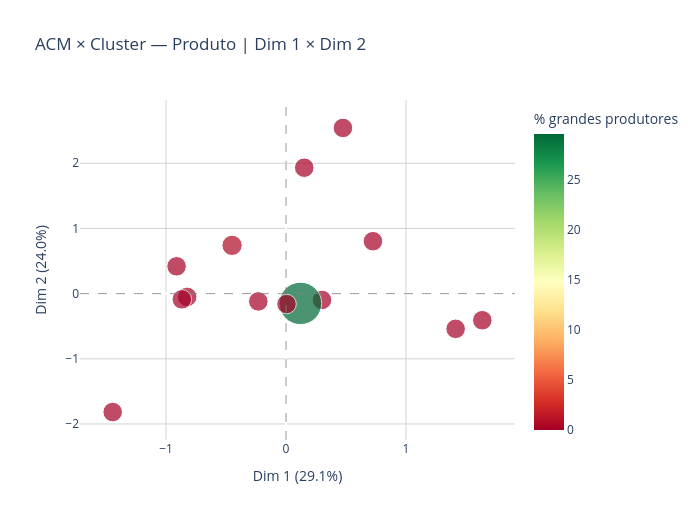
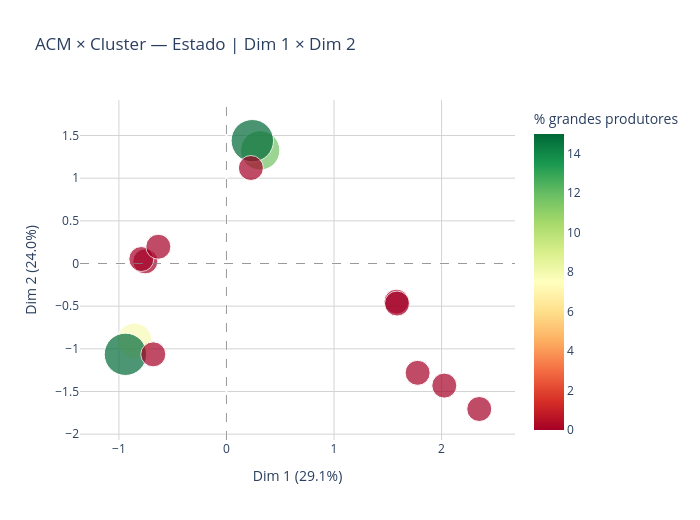

The code cell stored with these charts, in order, in its notebook:
### Code cell
for var, titulo in [('produto', 'Produto'), ('estado', 'Estado')]:
    df_var = coords_retidas_plot_cluster[coords_retidas_plot_cluster['variavel'] == var]

    fig4 = px.scatter(
        df_var,
        x='Dim 1',
        y='Dim 2',
        color='pct_cluster1',
        size='tamanho',
        size_max=30,
        color_continuous_scale='RdYlGn',
        hover_name=df_var.index,
        hover_data={'pct_cluster1': ':.1f', 'variavel': False, 'tamanho': False},
        title=f'ACM × Cluster — {titulo} | Dim 1 × Dim 2',
        labels={
            'Dim 1': f'Dim 1 ({acm.percentage_of_variance_[0]:.1f}%)',
            'Dim 2': f'Dim 2 ({acm.percentage_of_variance_[1]:.1f}%)',
            'pct_cluster1': '% grandes produtores'
        },
        width=700,
        height=520
    )
    fig4.add_hline(y=0, line_dash='dash', line_color='gray', line_width=0.8)
    fig4.add_vline(x=0, line_dash='dash', line_color='gray', line_width=0.8)
    fig4.update_layout(
        plot_bgcolor='white',
        xaxis=dict(showgrid=True, gridcolor='lightgray'),
        yaxis=dict(showgrid=True, gridcolor='lightgray')
    )
    fig4.show()
    pio.write_html(fig4, f'../outputs/acm_mapa_fatorial_cluster_{var}.html')

### Figure 1 — Plotly figure (JSON) as saved in the notebook; plotly's stock layout.template omitted (floating-point values rounded to 4 significant figures)
{"data": [{"customdata": [[0, "produto", 8], [0, "produto", 8], [0, "produto", 8], [0, "produto", 8], [0, "produto", 8], [0, "produto", 8], [0, "produto", 8], [0, "produto", 8], [0, "produto", 8], [0.6, "produto", 8.6], [0, "produto", 8], [0, "produto", 8], [29.6, "produto", 37.6], [0, "produto", 8]], "hovertemplate": "<b>%{hovertext}</b><br><br>Dim 1 (29.1%)=%{x}<br>Dim 2 (24.0%)=%{y}<br>% grandes produtores=%{marker.color:.1f}<extra></extra>", "hovertext": ["acido graxo de oleo de palma / dende", "acido graxo de oleo de soja", "gordura bovina", "gordura de frango", "gordura de porco", "oleo de algodao (gossypium hirsut)", "oleo de colza/canola (bressica campestris)", "oleo de fritura usado", "oleo de girassol (hellanthus annus)", "oleo de milho", "oleo de palma/dende (elaeis guineensis ou elaeis o", "oleo de palmiste", "oleo de soja (glycine max)", "outros materiais graxos"], "legendgroup": "", "marker": {"color": [0.0, 0.0, 0.0, 0.0, 0.0, 0.0, 0.0, 0.0, 0.0, 0.6, 0.0, 0.0, 29.6, 0.0], "coloraxis": "coloraxis", "size": [8.0, 8.0, 8.0, 8.0, 8.0, 8.0, 8.0, 8.0, 8.0, 8.6, 8.0, 8.0, 37.6, 8.0], "sizemode": "area", "sizeref": 0.04178, "symbol": "circle"}, "mode": "markers", "name": "", "orientation": "v", "showlegend": false, "type": "scatter", "x": [-0.9122, 0.1517, 0.2998, -0.8242, -0.8683, 0.7243, -1.445, -0.231, 0.4744, -0.4498, 1.636, 1.414, 0.1203, 0.004027], "xaxis": "x", "y": [0.4186, 1.932, -0.0972, -0.05024, -0.08791, 0.804, -1.817, -0.1196, 2.542, 0.7401, -0.4084, -0.5405, -0.15, -0.1597], "yaxis": "y"}], "layout": {"coloraxis": {"colorbar": {"title": {"text": "% grandes produtores"}}, "colorscale": [[0, "rgb(165,0,38)"], [0.1, "rgb(215,48,39)"], [0.2, "rgb(244,109,67)"], [0.3, "rgb(253,174,97)"], [0.4, "rgb(254,224,139)"], [0.5, "rgb(255,255,191)"], [0.6, "rgb(217,239,139)"], [0.7, "rgb(166,217,106)"], [0.8, "rgb(102,189,99)"], [0.9, "rgb(26,152,80)"], [1, "rgb(0,104,55)"]]}, "height": 520, "legend": {"itemsizing": "constant", "tracegroupgap": 0}, "plot_bgcolor": "white", "shapes": [{"line": {"color": "gray", "dash": "dash", "width": 0.8}, "type": "line", "x0": 0, "x1": 1, "xref": "x domain", "y0": 0, "y1": 0, "yref": "y"}, {"line": {"color": "gray", "dash": "dash", "width": 0.8}, "type": "line", "x0": 0, "x1": 0, "xref": "x", "y0": 0, "y1": 1, "yref": "y domain"}], "title": {"text": "ACM × Cluster — Produto | Dim 1 × Dim 2"}, "width": 700, "xaxis": {"anchor": "y", "domain": [0, 1], "gridcolor": "lightgray", "showgrid": true, "title": {"text": "Dim 1 (29.1%)"}}, "yaxis": {"anchor": "x", "domain": [0, 1], "gridcolor": "lightgray", "showgrid": true, "title": {"text": "Dim 2 (24.0%)"}}}}

### Figure 2 — Plotly figure (JSON) as saved in the notebook; plotly's stock layout.template omitted (floating-point values rounded to 4 significant figures)
{"data": [{"customdata": [[0, "estado", 8], [11.7, "estado", 19.7], [15, "estado", 23], [0, "estado", 8], [0, "estado", 8], [0, "estado", 8], [7.8, "estado", 15.8], [0, "estado", 8], [0, "estado", 8], [14.9, "estado", 22.9], [0, "estado", 8], [0, "estado", 8], [0, "estado", 8], [0, "estado", 8]], "hovertemplate": "<b>%{hovertext}</b><br><br>Dim 1 (29.1%)=%{x}<br>Dim 2 (24.0%)=%{y}<br>% grandes produtores=%{marker.color:.1f}<extra></extra>", "hovertext": ["bahia", "goias", "mato grosso", "mato grosso do sul", "minas gerais", "para", "parana", "piaui", "rio de janeiro", "rio grande do sul", "rondonia", "santa catarina", "sao paulo", "tocantins"], "legendgroup": "", "marker": {"color": [0.0, 11.7, 15.0, 0.0, 0.0, 0.0, 7.8, 0.0, 0.0, 14.9, 0.0, 0.0, 0.0, 0.0], "coloraxis": "coloraxis", "size": [8.0, 19.7, 23.0, 8.0, 8.0, 8.0, 15.8, 8.0, 8.0, 22.9, 8.0, 8.0, 8.0, 8.0], "sizemode": "area", "sizeref": 0.02556, "symbol": "circle"}, "mode": "markers", "name": "", "orientation": "v", "showlegend": false, "type": "scatter", "x": [1.581, 0.3137, 0.2405, 0.2273, -0.7543, 2.351, -0.8543, 1.586, -0.7915, -0.9395, 2.026, -0.6803, -0.6334, 1.777], "xaxis": "x", "y": [-0.4473, 1.326, 1.439, 1.119, 0.02515, -1.705, -0.9046, -0.4692, 0.05241, -1.064, -1.431, -1.064, 0.1966, -1.281], "yaxis": "y"}], "layout": {"coloraxis": {"colorbar": {"title": {"text": "% grandes produtores"}}, "colorscale": [[0, "rgb(165,0,38)"], [0.1, "rgb(215,48,39)"], [0.2, "rgb(244,109,67)"], [0.3, "rgb(253,174,97)"], [0.4, "rgb(254,224,139)"], [0.5, "rgb(255,255,191)"], [0.6, "rgb(217,239,139)"], [0.7, "rgb(166,217,106)"], [0.8, "rgb(102,189,99)"], [0.9, "rgb(26,152,80)"], [1, "rgb(0,104,55)"]]}, "height": 520, "legend": {"itemsizing": "constant", "tracegroupgap": 0}, "plot_bgcolor": "white", "shapes": [{"line": {"color": "gray", "dash": "dash", "width": 0.8}, "type": "line", "x0": 0, "x1": 1, "xref": "x domain", "y0": 0, "y1": 0, "yref": "y"}, {"line": {"color": "gray", "dash": "dash", "width": 0.8}, "type": "line", "x0": 0, "x1": 0, "xref": "x", "y0": 0, "y1": 1, "yref": "y domain"}], "title": {"text": "ACM × Cluster — Estado | Dim 1 × Dim 2"}, "width": 700, "xaxis": {"anchor": "y", "domain": [0, 1], "gridcolor": "lightgray", "showgrid": true, "title": {"text": "Dim 1 (29.1%)"}}, "yaxis": {"anchor": "x", "domain": [0, 1], "gridcolor": "lightgray", "showgrid": true, "title": {"text": "Dim 2 (24.0%)"}}}}
